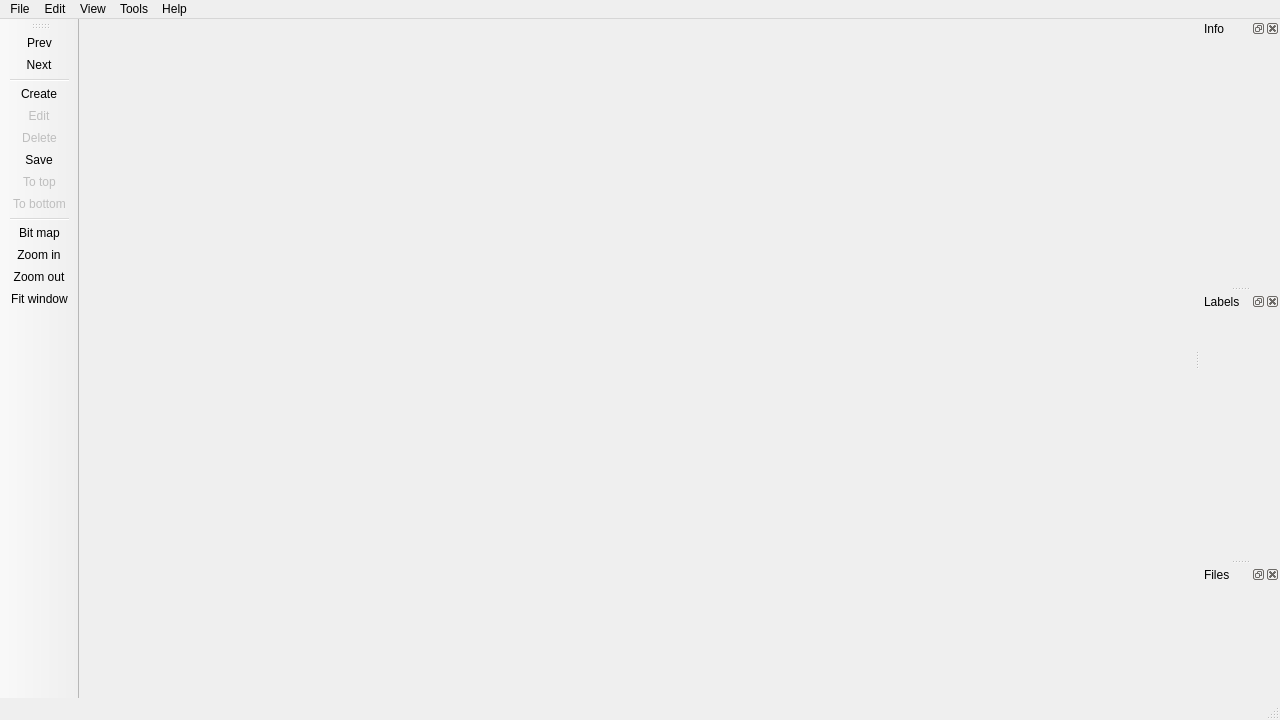
<?xml version="1.0" encoding="UTF-8"?>
<ui version="4.0">
 <class>MainWindow</class>
 <widget class="QMainWindow" name="MainWindow">
  <property name="geometry">
   <rect>
    <x>0</x>
    <y>0</y>
    <width>1280</width>
    <height>720</height>
   </rect>
  </property>
  <property name="minimumSize">
   <size>
    <width>800</width>
    <height>600</height>
   </size>
  </property>
  <property name="windowTitle">
   <string>ISAT</string>
  </property>
  <property name="windowIcon">
   <iconset resource="../icons.qrc">
    <normaloff>:/icons/icons/isat_bg_50x25.png</normaloff>:/icons/icons/isat_bg_50x25.png</iconset>
  </property>
  <widget class="QWidget" name="centralwidget">
   <layout class="QVBoxLayout" name="verticalLayout">
    <property name="spacing">
     <number>0</number>
    </property>
    <property name="leftMargin">
     <number>0</number>
    </property>
    <property name="topMargin">
     <number>0</number>
    </property>
    <property name="rightMargin">
     <number>0</number>
    </property>
    <property name="bottomMargin">
     <number>0</number>
    </property>
   </layout>
  </widget>
  <widget class="QMenuBar" name="menubar">
   <property name="enabled">
    <bool>true</bool>
   </property>
   <property name="geometry">
    <rect>
     <x>0</x>
     <y>0</y>
     <width>1280</width>
     <height>23</height>
    </rect>
   </property>
   <property name="autoFillBackground">
    <bool>false</bool>
   </property>
   <property name="defaultUp">
    <bool>false</bool>
   </property>
   <property name="nativeMenuBar">
    <bool>true</bool>
   </property>
   <widget class="QMenu" name="menuFile">
    <property name="title">
     <string>File</string>
    </property>
    <addaction name="actionOpen"/>
    <addaction name="actionOpen_dir"/>
    <addaction name="actionSave_dir"/>
    <addaction name="separator"/>
    <addaction name="actionPiror"/>
    <addaction name="actionNext"/>
    <addaction name="separator"/>
    <addaction name="actionSetting"/>
    <addaction name="actionExit"/>
   </widget>
   <widget class="QMenu" name="menuView">
    <property name="title">
     <string>View</string>
    </property>
    <addaction name="separator"/>
    <addaction name="actionZoom_in"/>
    <addaction name="actionZoom_out"/>
    <addaction name="actionFit_wiondow"/>
    <addaction name="separator"/>
    <addaction name="actionBit_map"/>
    <addaction name="separator"/>
   </widget>
   <widget class="QMenu" name="menuAbout">
    <property name="title">
     <string>Help</string>
    </property>
    <widget class="QMenu" name="menuLaguage">
     <property name="title">
      <string>Laguage</string>
     </property>
     <addaction name="actionChinese"/>
     <addaction name="actionEnglish"/>
    </widget>
    <addaction name="menuLaguage"/>
    <addaction name="actionHelp"/>
    <addaction name="actionAbout"/>
   </widget>
   <widget class="QMenu" name="menuTools">
    <property name="enabled">
     <bool>true</bool>
    </property>
    <property name="title">
     <string>Tools</string>
    </property>
    <addaction name="actionConverter"/>
   </widget>
   <widget class="QMenu" name="menuEdit">
    <property name="title">
     <string>Edit</string>
    </property>
    <addaction name="actionCreate"/>
    <addaction name="actionEdit"/>
    <addaction name="actionDelete"/>
    <addaction name="actionSave"/>
    <addaction name="separator"/>
    <addaction name="actionTo_top"/>
    <addaction name="actionTo_bottom"/>
   </widget>
   <addaction name="menuFile"/>
   <addaction name="menuEdit"/>
   <addaction name="menuView"/>
   <addaction name="menuTools"/>
   <addaction name="menuAbout"/>
  </widget>
  <widget class="QStatusBar" name="statusbar">
   <property name="layoutDirection">
    <enum>Qt::LeftToRight</enum>
   </property>
  </widget>
  <widget class="QToolBar" name="toolBar">
   <property name="windowTitle">
    <string>toolBar</string>
   </property>
   <property name="iconSize">
    <size>
     <width>30</width>
     <height>30</height>
    </size>
   </property>
   <property name="toolButtonStyle">
    <enum>Qt::ToolButtonTextUnderIcon</enum>
   </property>
   <property name="floatable">
    <bool>false</bool>
   </property>
   <attribute name="toolBarArea">
    <enum>LeftToolBarArea</enum>
   </attribute>
   <attribute name="toolBarBreak">
    <bool>false</bool>
   </attribute>
   <addaction name="actionPiror"/>
   <addaction name="actionNext"/>
   <addaction name="separator"/>
   <addaction name="actionCreate"/>
   <addaction name="actionEdit"/>
   <addaction name="actionDelete"/>
   <addaction name="actionSave"/>
   <addaction name="actionTo_top"/>
   <addaction name="actionTo_bottom"/>
   <addaction name="separator"/>
   <addaction name="actionBit_map"/>
   <addaction name="actionZoom_in"/>
   <addaction name="actionZoom_out"/>
   <addaction name="actionFit_wiondow"/>
  </widget>
  <widget class="QDockWidget" name="info_dock">
   <property name="minimumSize">
    <size>
     <width>80</width>
     <height>38</height>
    </size>
   </property>
   <property name="features">
    <set>QDockWidget::AllDockWidgetFeatures</set>
   </property>
   <property name="windowTitle">
    <string>Info</string>
   </property>
   <attribute name="dockWidgetArea">
    <number>2</number>
   </attribute>
   <widget class="QWidget" name="dockWidgetContents_2"/>
  </widget>
  <widget class="QDockWidget" name="labels_dock">
   <property name="minimumSize">
    <size>
     <width>80</width>
     <height>38</height>
    </size>
   </property>
   <property name="features">
    <set>QDockWidget::AllDockWidgetFeatures</set>
   </property>
   <property name="windowTitle">
    <string>Labels</string>
   </property>
   <attribute name="dockWidgetArea">
    <number>2</number>
   </attribute>
   <widget class="QWidget" name="dockWidgetContents_3"/>
  </widget>
  <widget class="QDockWidget" name="files_dock">
   <property name="windowTitle">
    <string>Files</string>
   </property>
   <attribute name="dockWidgetArea">
    <number>2</number>
   </attribute>
   <widget class="QWidget" name="dockWidgetContents"/>
  </widget>
  <action name="actionOpen">
   <property name="icon">
    <iconset resource="../icons.qrc">
     <normaloff>:/icons/icons/pic_30x30.png</normaloff>:/icons/icons/pic_30x30.png</iconset>
   </property>
   <property name="text">
    <string>Open image</string>
   </property>
  </action>
  <action name="actionOpen_dir">
   <property name="icon">
    <iconset resource="../icons.qrc">
     <normaloff>:/icons/icons/pics_30x30.png</normaloff>:/icons/icons/pics_30x30.png</iconset>
   </property>
   <property name="text">
    <string>Open images dir</string>
   </property>
  </action>
  <action name="actionZoom_in">
   <property name="icon">
    <iconset resource="../icons.qrc">
     <normaloff>:/icons/icons/zoom in_30x30.png</normaloff>:/icons/icons/zoom in_30x30.png</iconset>
   </property>
   <property name="text">
    <string>Zoom in</string>
   </property>
  </action>
  <action name="actionZoom_out">
   <property name="icon">
    <iconset resource="../icons.qrc">
     <normaloff>:/icons/icons/zoom out_30x30.png</normaloff>:/icons/icons/zoom out_30x30.png</iconset>
   </property>
   <property name="text">
    <string>Zoom out</string>
   </property>
  </action>
  <action name="actionFit_wiondow">
   <property name="icon">
    <iconset resource="../icons.qrc">
     <normaloff>:/icons/icons/fit window_30x30.png</normaloff>:/icons/icons/fit window_30x30.png</iconset>
   </property>
   <property name="text">
    <string>Fit window</string>
   </property>
   <property name="toolTip">
    <string>Fit window</string>
   </property>
   <property name="shortcut">
    <string>F</string>
   </property>
  </action>
  <action name="actionSetting">
   <property name="icon">
    <iconset resource="../icons.qrc">
     <normaloff>:/icons/icons/setting_30x30.png</normaloff>:/icons/icons/setting_30x30.png</iconset>
   </property>
   <property name="text">
    <string>Setting</string>
   </property>
  </action>
  <action name="actionExit">
   <property name="icon">
    <iconset resource="../icons.qrc">
     <normaloff>:/icons/icons/exit_30x30.png</normaloff>:/icons/icons/exit_30x30.png</iconset>
   </property>
   <property name="text">
    <string>Exit</string>
   </property>
   <property name="toolTip">
    <string>Exit</string>
   </property>
  </action>
  <action name="actionSave_dir">
   <property name="icon">
    <iconset resource="../icons.qrc">
     <normaloff>:/icons/icons/file_30x30.png</normaloff>:/icons/icons/file_30x30.png</iconset>
   </property>
   <property name="text">
    <string>Open annotations dir</string>
   </property>
  </action>
  <action name="actionSave">
   <property name="icon">
    <iconset resource="../icons.qrc">
     <normaloff>:/icons/icons/save_30x30.png</normaloff>:/icons/icons/save_30x30.png</iconset>
   </property>
   <property name="text">
    <string>Save</string>
   </property>
   <property name="shortcut">
    <string>S</string>
   </property>
  </action>
  <action name="actionPiror">
   <property name="checkable">
    <bool>false</bool>
   </property>
   <property name="icon">
    <iconset resource="../icons.qrc">
     <normaloff>:/icons/icons/left_30x30.png</normaloff>:/icons/icons/left_30x30.png</iconset>
   </property>
   <property name="text">
    <string>Prev</string>
   </property>
   <property name="toolTip">
    <string>Prev image</string>
   </property>
   <property name="shortcut">
    <string>A</string>
   </property>
   <property name="menuRole">
    <enum>QAction::TextHeuristicRole</enum>
   </property>
   <property name="priority">
    <enum>QAction::NormalPriority</enum>
   </property>
  </action>
  <action name="actionNext">
   <property name="icon">
    <iconset resource="../icons.qrc">
     <normaloff>:/icons/icons/right_30x30.png</normaloff>:/icons/icons/right_30x30.png</iconset>
   </property>
   <property name="text">
    <string>Next</string>
   </property>
   <property name="toolTip">
    <string>Next image</string>
   </property>
   <property name="shortcut">
    <string>D</string>
   </property>
  </action>
  <action name="actionHelp">
   <property name="icon">
    <iconset resource="../icons.qrc">
     <normaloff>:/icons/icons/help_30x30.png</normaloff>:/icons/icons/help_30x30.png</iconset>
   </property>
   <property name="text">
    <string>Shortcut</string>
   </property>
  </action>
  <action name="actionAbout">
   <property name="icon">
    <iconset resource="../icons.qrc">
     <normaloff>:/icons/icons/user_30x30.png</normaloff>:/icons/icons/user_30x30.png</iconset>
   </property>
   <property name="text">
    <string>About</string>
   </property>
  </action>
  <action name="actionCreate">
   <property name="icon">
    <iconset resource="../icons.qrc">
     <normaloff>:/icons/icons/create_30x30.png</normaloff>:/icons/icons/create_30x30.png</iconset>
   </property>
   <property name="text">
    <string>Create</string>
   </property>
   <property name="toolTip">
    <string>Create polygon</string>
   </property>
   <property name="shortcut">
    <string>C</string>
   </property>
  </action>
  <action name="actionDelete">
   <property name="enabled">
    <bool>false</bool>
   </property>
   <property name="icon">
    <iconset resource="../icons.qrc">
     <normaloff>:/icons/icons/close_30x30.png</normaloff>:/icons/icons/close_30x30.png</iconset>
   </property>
   <property name="text">
    <string>Delete</string>
   </property>
   <property name="toolTip">
    <string>Delete polygon</string>
   </property>
   <property name="shortcut">
    <string>Del</string>
   </property>
  </action>
  <action name="actionBit_map">
   <property name="checkable">
    <bool>false</bool>
   </property>
   <property name="icon">
    <iconset resource="../icons.qrc">
     <normaloff>:/icons/icons/label_map_30x30.png</normaloff>:/icons/icons/label_map_30x30.png</iconset>
   </property>
   <property name="text">
    <string>Bit map</string>
   </property>
   <property name="shortcut">
    <string>Space</string>
   </property>
  </action>
  <action name="actionEdit">
   <property name="enabled">
    <bool>false</bool>
   </property>
   <property name="icon">
    <iconset resource="../icons.qrc">
     <normaloff>:/icons/icons/edit_30x30.png</normaloff>:/icons/icons/edit_30x30.png</iconset>
   </property>
   <property name="text">
    <string>Edit</string>
   </property>
   <property name="toolTip">
    <string>Edit polygon</string>
   </property>
   <property name="shortcut">
    <string>E</string>
   </property>
  </action>
  <action name="actionTo_top">
   <property name="enabled">
    <bool>false</bool>
   </property>
   <property name="icon">
    <iconset resource="../icons.qrc">
     <normaloff>:/icons/icons/totop_30x30.png</normaloff>:/icons/icons/totop_30x30.png</iconset>
   </property>
   <property name="text">
    <string>To top</string>
   </property>
   <property name="toolTip">
    <string>Move polygon to top layer</string>
   </property>
   <property name="shortcut">
    <string>T</string>
   </property>
  </action>
  <action name="actionTo_bottom">
   <property name="enabled">
    <bool>false</bool>
   </property>
   <property name="icon">
    <iconset resource="../icons.qrc">
     <normaloff>:/icons/icons/tobottom_30x30.png</normaloff>:/icons/icons/tobottom_30x30.png</iconset>
   </property>
   <property name="text">
    <string>To bottom</string>
   </property>
   <property name="toolTip">
    <string>Move polygon to bottom layer</string>
   </property>
   <property name="shortcut">
    <string>B</string>
   </property>
  </action>
  <action name="actionConverter">
   <property name="icon">
    <iconset resource="../icons.qrc">
     <normaloff>:/icons/icons/loop_30x30.png</normaloff>:/icons/icons/loop_30x30.png</iconset>
   </property>
   <property name="text">
    <string>Label converter</string>
   </property>
   <property name="whatsThis">
    <string>Convert annotations to png image.</string>
   </property>
  </action>
  <action name="actionChinese">
   <property name="checkable">
    <bool>true</bool>
   </property>
   <property name="text">
    <string>中文</string>
   </property>
  </action>
  <action name="actionEnglish">
   <property name="checkable">
    <bool>true</bool>
   </property>
   <property name="text">
    <string>English</string>
   </property>
  </action>
 </widget>
 <resources>
  <include location="../icons.qrc"/>
 </resources>
 <connections/>
</ui>
